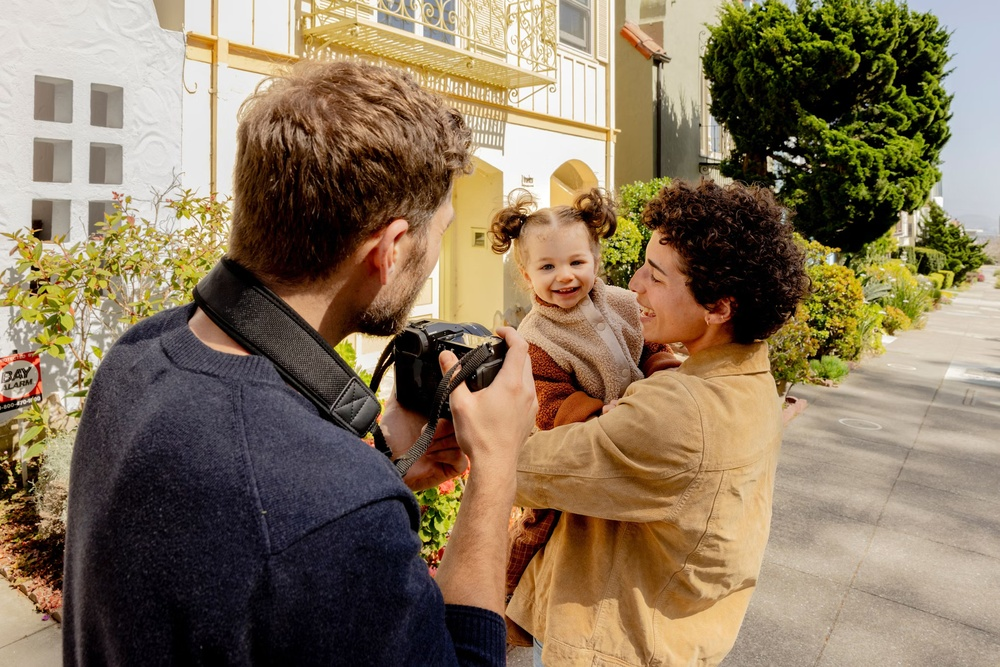
#> input picture example.jpg, 1000 x 667 px, shrunk from 2070 x 1381 before the run, given in place of the camera
$ python imagemanip.py
#> lines starting #> are read from the running program, lines starting #| are printed output that depends on the picture; after the words box and inside, x2 and y2 are one past the last pixel; in counts of white or black regions, pixels touching at a corner belong together
import cv2
import numpy as np

# Load OpenCV's built‑in face detector
face_cascade = cv2.CascadeClassifier(cv2.data.haarcascades + "haarcascade_frontalface_default.xml")

# Start webcam
cap = cv2.VideoCapture(0)

# Image manipulation settings
rotation_angle = 0
brightness_value = 0
crop_enabled = False

print("Controls:")
print("  R = Rotate image")
print("  B = Increase brightness")
print("  N = Decrease brightness")
print("  C = Toggle crop mode")
print("  Q = Quit")

while True:
    ret, frame = cap.read()
#> frame is the input picture: shape (667, 1000, 3); mean B, G, R 92.9, 117.6, 135.7
    if not ret:
        break

    # -------------------- Brightness Adjustment --------------------
    frame = cv2.convertScaleAbs(frame, alpha=1, beta=brightness_value)

    # -------------------- Rotation --------------------
    if rotation_angle != 0:
        h, w = frame.shape[:2]
        center = (w // 2, h // 2)
        matrix = cv2.getRotationMatrix2D(center, rotation_angle, 1.0)
        frame = cv2.warpAffine(frame, matrix, (w, h))

    # -------------------- Cropping --------------------
    if crop_enabled:
        h, w = frame.shape[:2]
        frame = frame[h//4 : 3*h//4, w//4 : 3*w//4]

    # -------------------- Face Detection --------------------
    gray = cv2.cvtColor(frame, cv2.COLOR_BGR2GRAY)
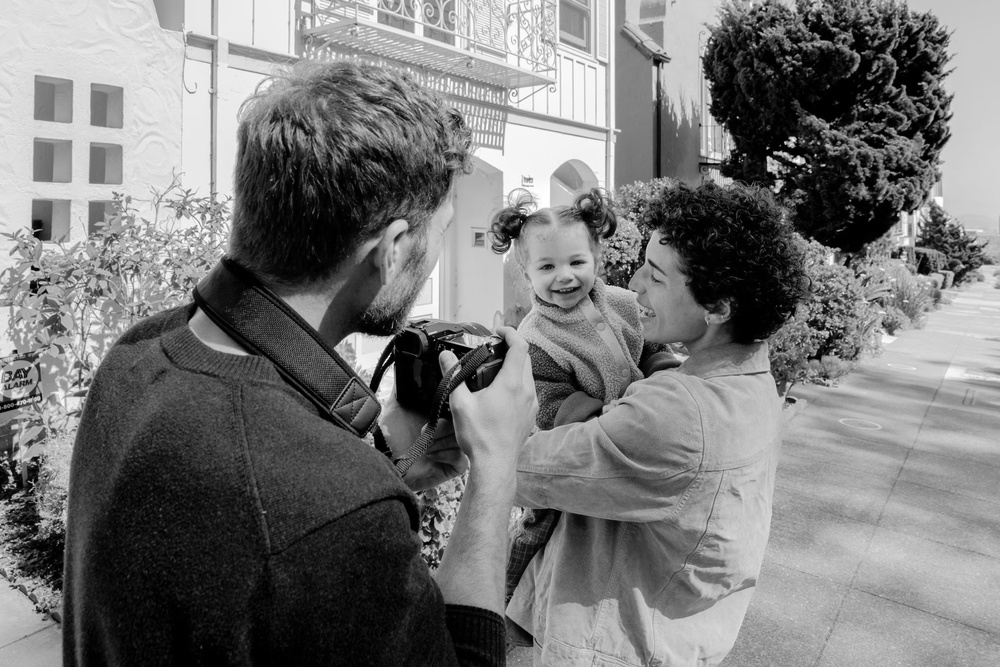
#> gray: shape (667, 1000); min 0, max 255, mean 120.2
    faces = face_cascade.detectMultiScale(gray, 1.2, 6)
#> faces = [[525, 236, 75, 75], [500, 76, 136, 136]]

    # Draw rectangles around faces
    for (x, y, w, h) in faces:
        cv2.rectangle(frame, (x, y), (x + w, y + h), (0, 255, 0), 2)
#> this loop made 2 passes
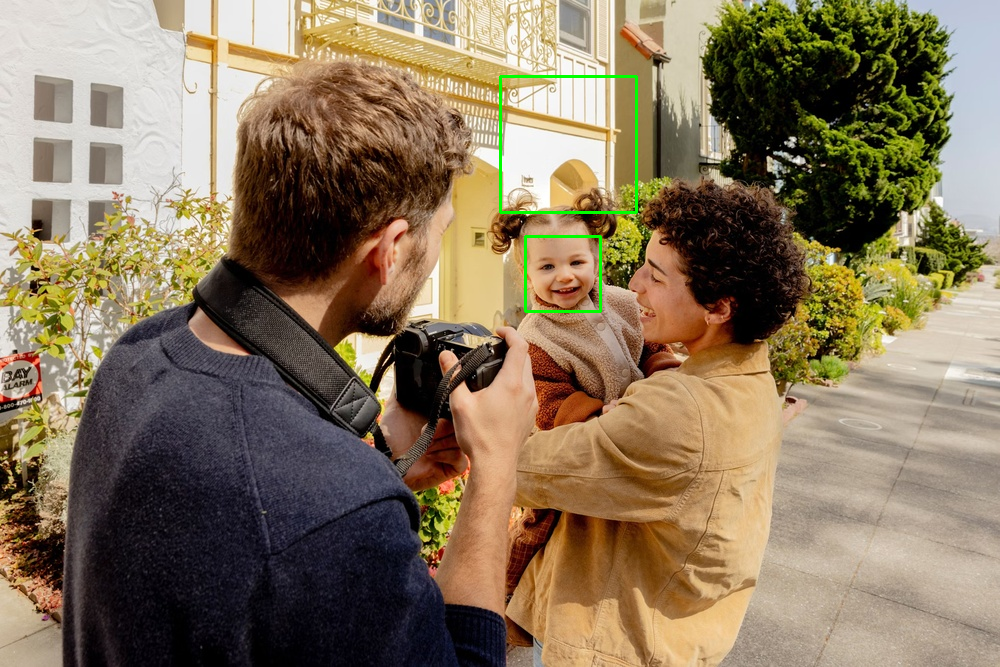
#> frame: shape (667, 1000, 3); 0.38% of pixels changed, all inside (x1, y1, x2, y2) = (499, 75, 638, 313)

    # People count
    count = len(faces)
#> count = 2
    cv2.putText(frame, f"People Count: {count}", (10, 30),
                cv2.FONT_HERSHEY_SIMPLEX, 1, (255, 255, 0), 2)
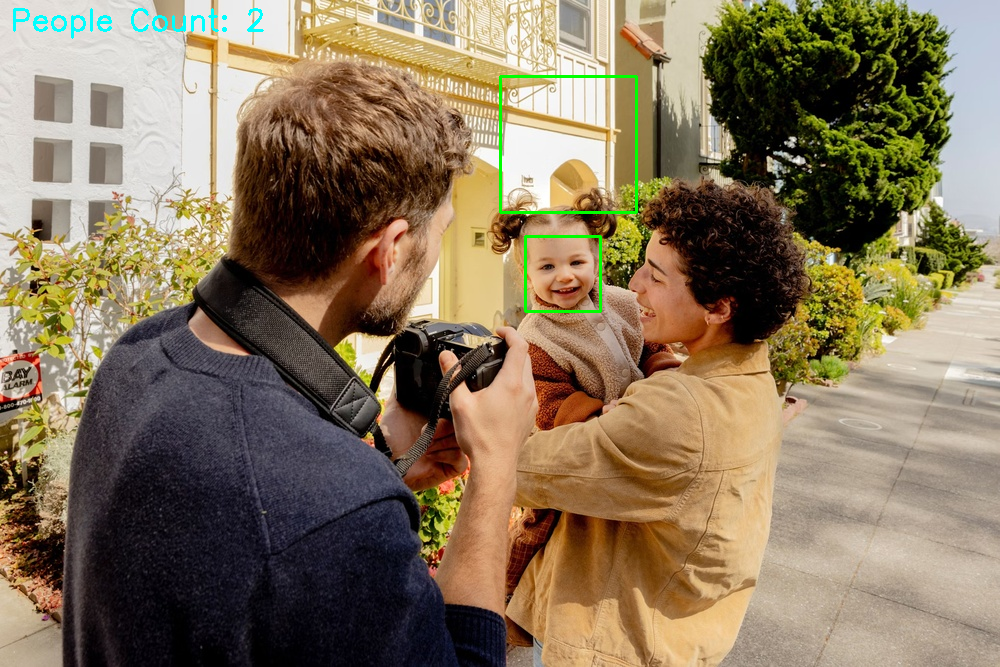
#> frame: shape (667, 1000, 3); 0.24% of pixels changed, all inside (x1, y1, x2, y2) = (13, 8, 264, 39)

    # Show frame
    cv2.imshow("Face Tracking & Image Manipulation", frame)

    # -------------------- Keyboard Controls --------------------
    key = cv2.waitKey(1) & 0xFF
#> (key q is pressed here)

    if key == ord('q'):
        break
    elif key == ord('r'):
        rotation_angle = (rotation_angle + 90) % 360
    elif key == ord('b'):
        brightness_value = min(brightness_value + 10, 100)
    elif key == ord('n'):
        brightness_value = max(brightness_value - 10, -100)
    elif key == ord('c'):
        crop_enabled = not crop_enabled

cap.release()
cv2.destroyAllWindows()

$ run again, on custom_image.png
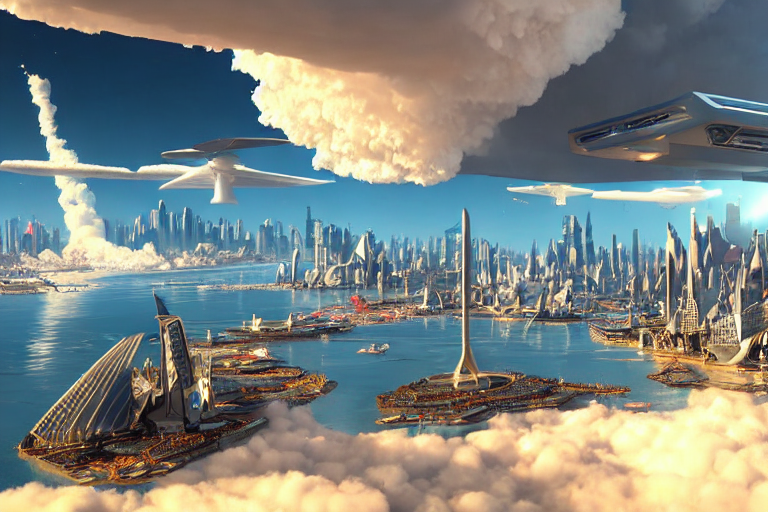
#> input picture custom_image.png, 768 x 512 px, given in place of the camera
#> frame is the input picture: shape (512, 768, 3); mean B, G, R 129.2, 133.3, 125.7
#> `gray = cv2.cvtColor(frame, cv2.COLOR_BGR2GRAY)`:
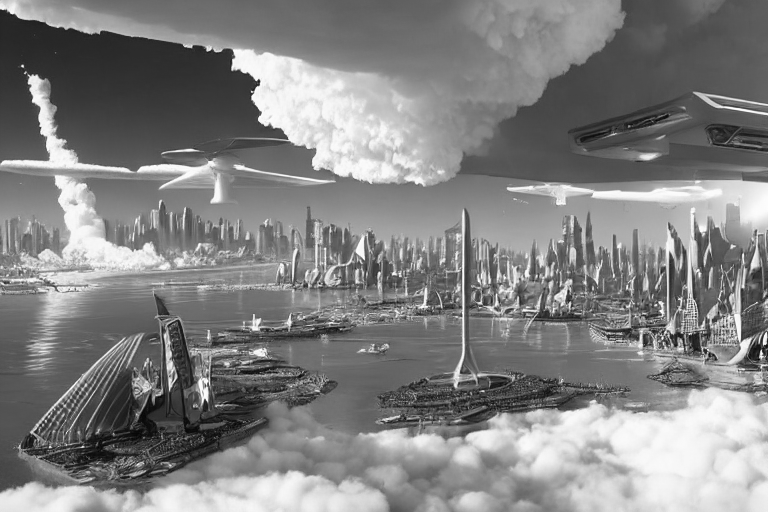
#> gray: shape (512, 768); min 2, max 255, mean 130.6
#> faces = ()
#> count = 0
#> `cv2.putText(frame, f"People Count: {count}", (10, 30), cv2.FONT_HERSHE..`:
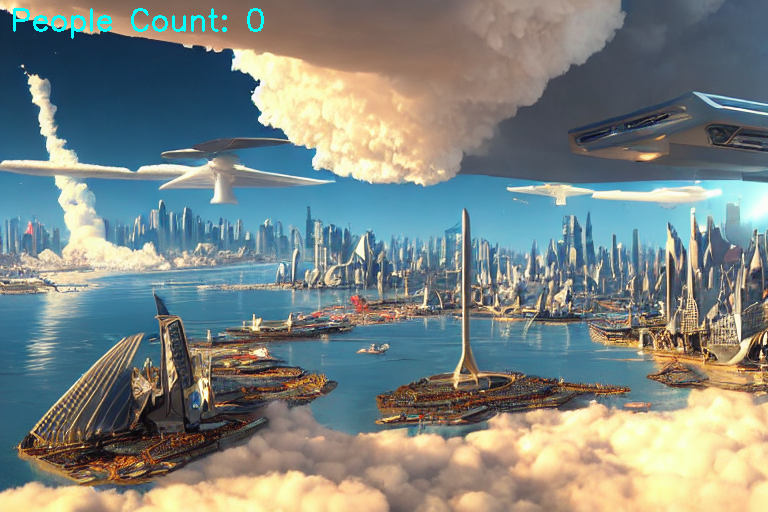
#> frame: shape (512, 768, 3); 0.41% of pixels changed, all inside (x1, y1, x2, y2) = (13, 8, 264, 39)

$ run again, on daylight_1771684068.png
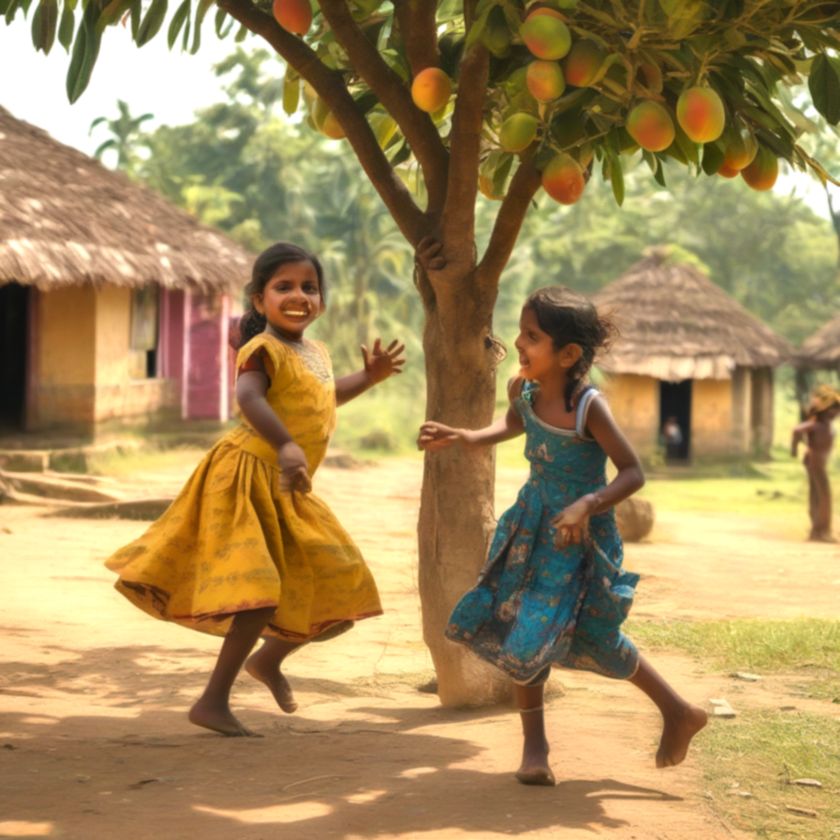
#> input picture daylight_1771684068.png, 840 x 840 px, shrunk from 1024 x 1024 before the run, given in place of the camera
#> frame is the input picture: shape (840, 840, 3); mean B, G, R 93.1, 140.4, 165.9
#> faces = [[261, 260, 72, 72]]
#> the loop `for (x, y, w, h) in faces:` made 1 pass
#> after the loop `for (x, y, w, h) in faces:`:
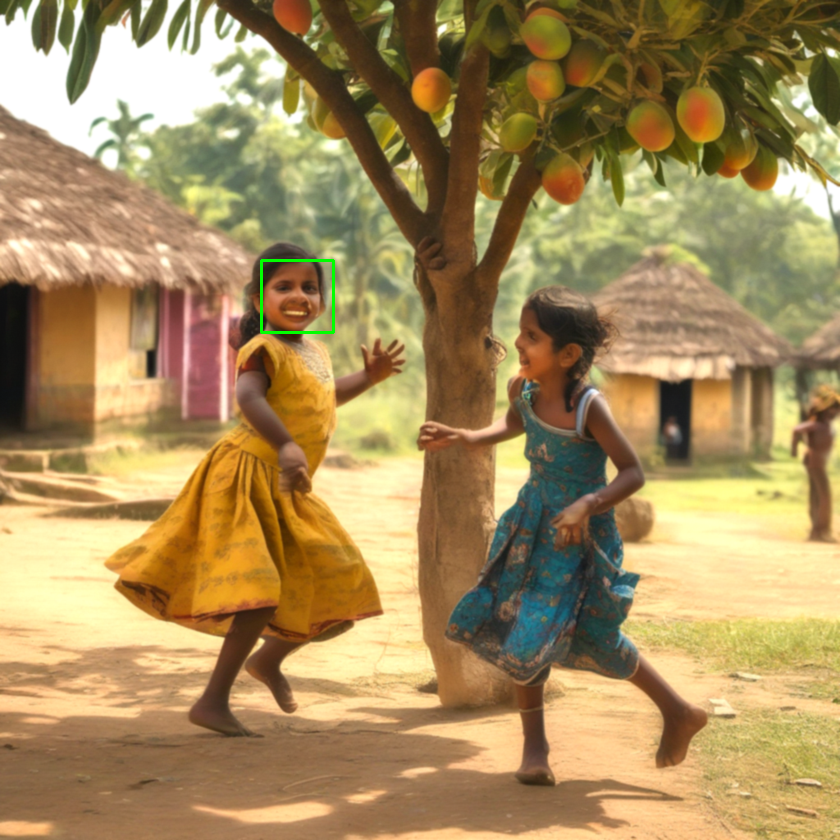
#> frame: shape (840, 840, 3); 0.12% of pixels changed, all inside (x1, y1, x2, y2) = (260, 259, 335, 334)
#> count = 1
#> `cv2.putText(frame, f"People Count: {count}", (10, 30), cv2.FONT_HERSHE..`:
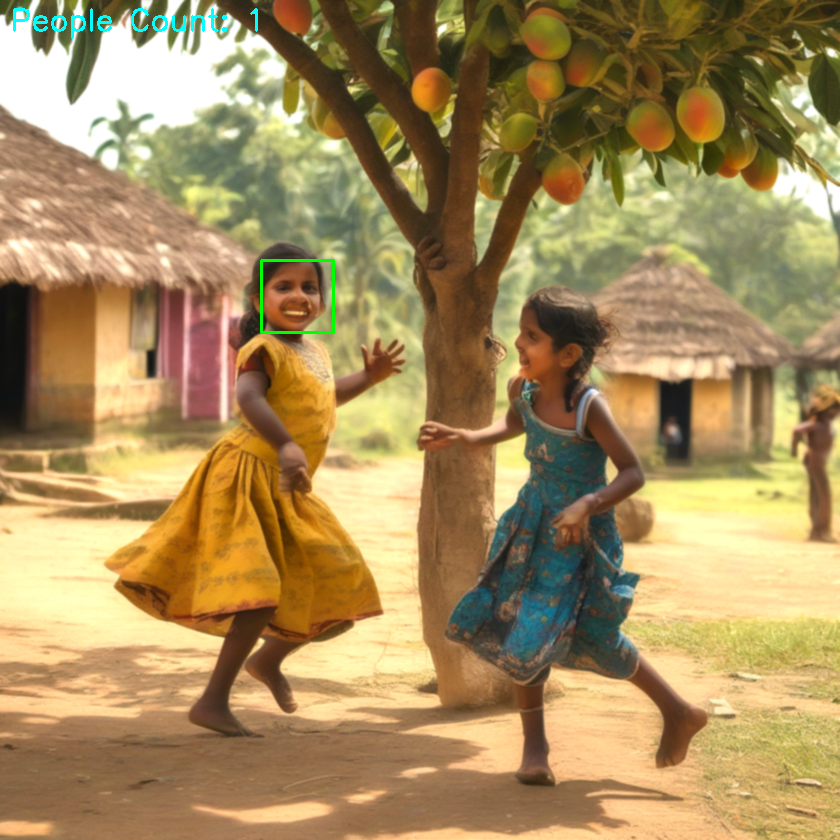
#> frame: shape (840, 840, 3); 0.22% of pixels changed, all inside (x1, y1, x2, y2) = (13, 8, 258, 39)
